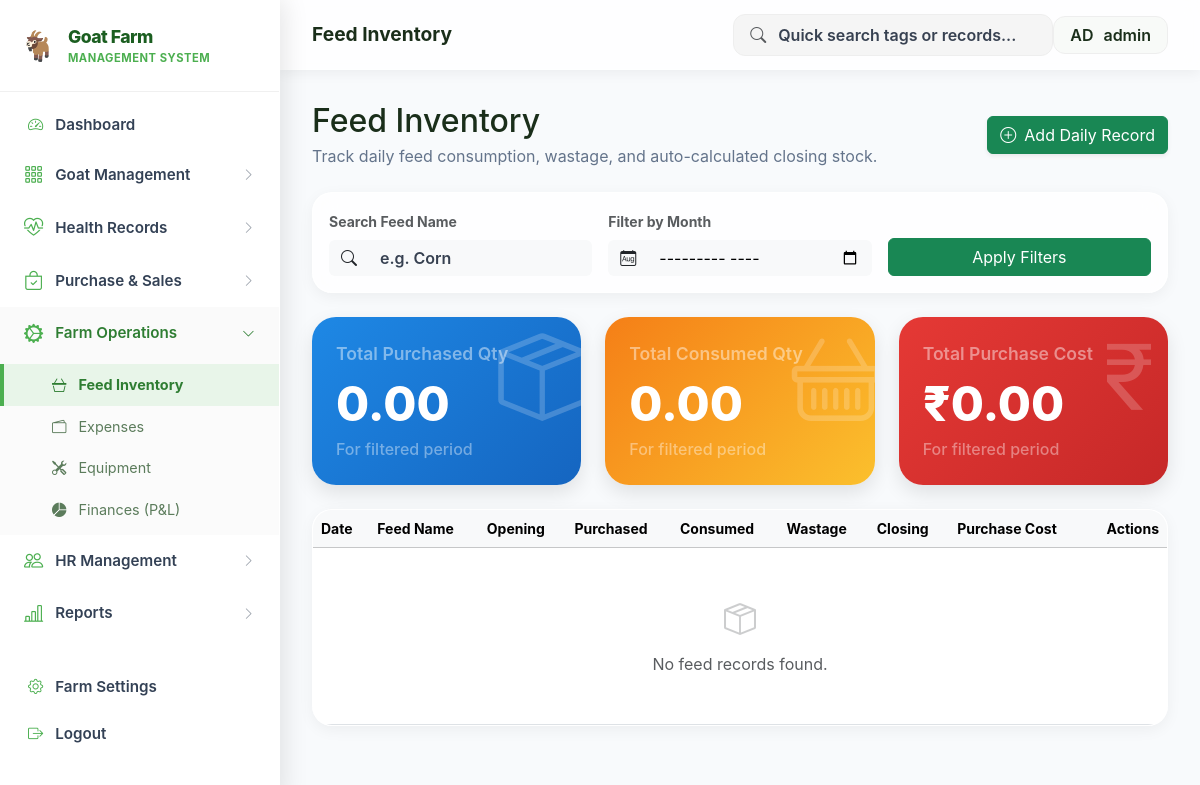
Page /feed (signed in) on the earlier database version.
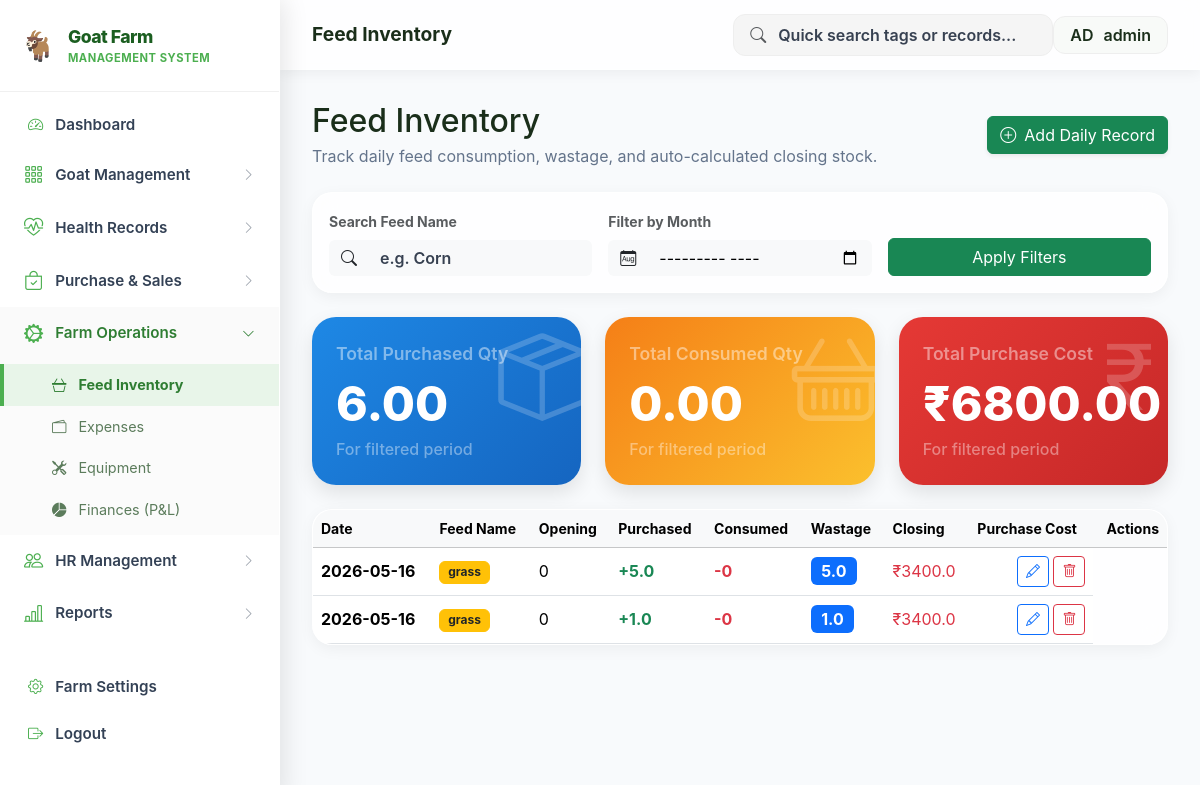
Same page on the later database version.
### tables this page shows
CREATE TABLE feed_inventory (
        id INTEGER PRIMARY KEY AUTOINCREMENT,
        feed_name TEXT,
        opening_stock REAL,
        purchased_qty REAL,
        used_qty REAL,
        closing_stock REAL,
        unit TEXT,
        cost_per_unit REAL,
        total_cost REAL,
        purchase_date DATE,
        supplier TEXT,
        alert_level REAL
    , purchase_id INTEGER);

### Project_goatfarm.py (the view)
@app.route('/feed')
def feed():
    db = get_db()
    records = db.execute('SELECT * FROM feed_inventory ORDER BY id DESC').fetchall()
    summary = db.execute('SELECT SUM(opening_stock) as opening, SUM(purchased_qty) as total_purchased, SUM(used_qty) as total_used, SUM(total_cost) as total_cost, SUM(closing_stock) as closing FROM feed_inventory').fetchone()
    return render_template('feed.html', records=records, summary=summary)

### Project_goatfarm.py (called while the page is built)
def get_db():
    conn = sqlite3.connect(DB_FILE)
    conn.row_factory = sqlite3.Row
    return conn

@app.before_request
def require_login():
    allowed_routes = ['login', 'static', 'register', 'verify_otp', 'goats', 'goat_detail']
    if request.endpoint not in allowed_routes and 'user_id' not in session:
        return redirect(url_for('login'))

### templates/feed.html
{% extends 'layout.html' %}
{% block page_title %}Feed Inventory{% endblock %}
{% block content %}
<div class="page-header mb-4 d-flex justify-content-between align-items-center">
    <div>
        <h2 class="fw-800 text-dark mb-1">Feed Inventory</h2>
        <p class="text-muted mb-0">Track daily feed consumption, wastage, and auto-calculated closing stock.</p>
    </div>
    <a href="{{ url_for('feed_add') }}" class="btn btn-success shadow-sm"><i class="bi bi-plus-circle me-2"></i>Add Daily Record</a>
</div>
<div class="card border-0 mb-4">
    <div class="card-body">
        <form method="GET" action="{{ url_for('feed') }}" class="row g-3">
            <div class="col-md-4">
                <label class="form-label small fw-bold text-muted">Search Feed Name</label>
                <div class="input-group">
                    <span class="input-group-text bg-light border-0"><i class="bi bi-search"></i></span>
                    <input type="text" name="feed_name" class="form-control border-0 bg-light" placeholder="e.g. Corn" value="{{ feed_search }}">
                </div>
            </div>
            <div class="col-md-4">
                <label class="form-label small fw-bold text-muted">Filter by Month</label>
                <div class="input-group">
                    <span class="input-group-text bg-light border-0"><i class="bi bi-calendar-month"></i></span>
                    <input type="month" name="month" class="form-control border-0 bg-light" value="{{ month_filter }}">
                </div>
            </div>
            <div class="col-md-4 d-flex align-items-end">
                <button type="submit" class="btn btn-success w-100">Apply Filters</button>
            </div>
        </form>
    </div>
</div>
<div class="row mb-4">
    <div class="col-md-4">
        <div class="stat-card" style="background: linear-gradient(135deg, #1e88e5, #1565c0);">
            <i class="bi bi-box-seam stat-icon"></i>
            <div class="stat-label text-white-50">Total Purchased Qty</div>
            <div class="stat-value text-white">{{ "%.2f"|format(summary.total_purchased or 0) }}</div>
            <div class="stat-sub text-white-50">For filtered period</div>
        </div>
    </div>
    <div class="col-md-4">
        <div class="stat-card" style="background: linear-gradient(135deg, #f57f17, #fbc02d);">
            <i class="bi bi-basket stat-icon"></i>
            <div class="stat-label text-white-50">Total Consumed Qty</div>
            <div class="stat-value text-white">{{ "%.2f"|format(summary.total_used or 0) }}</div>
            <div class="stat-sub text-white-50">For filtered period</div>
        </div>
    </div>
    <div class="col-md-4">
        <div class="stat-card expense" style="background: linear-gradient(135deg, #e53935, #c62828);">
            <i class="bi bi-currency-rupee stat-icon"></i>
            <div class="stat-label text-white-50">Total Purchase Cost</div>
            <div class="stat-value text-white">₹{{ "%.2f"|format(summary.total_cost or 0) }}</div>
            <div class="stat-sub text-white-50">For filtered period</div>
        </div>
    </div>
</div>
<div class="card border-0 overflow-hidden">
    <div class="table-responsive">
        <table class="table mb-0 align-middle">
            <thead class="table-light text-muted small fw-bold">
                <tr>
                    <th>Date</th>
                    <th>Feed Name</th>
                    <th>Opening</th>
                    <th>Purchased</th>
                    <th>Consumed</th>
                    <th>Wastage</th>
                    <th>Closing</th>
                    <th>Purchase Cost</th>
                    <th class="text-end">Actions</th>
                </tr>
            </thead>
            <tbody>
                {% for record in records %}
                <tr>
                    <td class="fw-bold">{{ record.purchase_date }}</td>
                    <td><span class="badge bg-warning text-dark border border-warning">{{ record.feed_name }}</span></td>
                    <td>{{ record.opening_stock or 0 }}</td>
                    <td class="text-success fw-bold">+{{ record.purchased_qty or 0 }}</td>
                    <td class="text-danger fw-bold">-{{ record.used_qty or 0 }}</td>
                    <td><span class="badge bg-primary fs-6">{{ record.closing_stock or 0 }}</span></td>
                    <td class="text-danger">₹{{ record.total_cost or 0 }}</td>
                    <td class="text-end">
                        <a href="{{ url_for('feed_edit', id=record.id) }}" class="btn btn-sm btn-outline-primary"><i class="bi bi-pencil"></i></a>
                        <form action="{{ url_for('feed_delete', id=record.id) }}" method="POST" class="d-inline" onsubmit="return confirm('Delete this record?');">
                            <button type="submit" class="btn btn-sm btn-outline-danger"><i class="bi bi-trash"></i></button>
                        </form>
                    </td>
                </tr>
                {% else %}
                <tr>
                    <td colspan="9" class="text-center py-5 text-muted">
                        <i class="bi bi-box-seam d-block mb-2" style="font-size: 2rem; opacity: 0.3;"></i>
                        No feed records found.
                    </td>
                </tr>
                {% endfor %}
            </tbody>
        </table>
    </div>
</div>
{% endblock %}

### templates/layout.html (shortened to what this page needs)
<!DOCTYPE html>
<html lang="en">
<head>
  <link rel="stylesheet" href="https://cdnjs.cloudflare.com/ajax/libs/font-awesome/6.4.2/css/all.min.css">
  <link rel="stylesheet" href="https://cdn.jsdelivr.net/npm/bootstrap-icons@1.11.1/font/bootstrap-icons.css">
  <link href="https://cdn.jsdelivr.net/npm/bootstrap@5.3.2/dist/css/bootstrap.min.css" rel="stylesheet">
  <link rel="stylesheet" href="{{ url_for('static', filename='css/style.css') }}">
</head>
<body>
<nav id="sidebar">
  <a href="{{ url_for('dashboard') }}" class="sidebar-brand">
    <span class="brand-icon">🐐</span>
    <div>
      <div class="brand-text">Goat Farm</div>
      <div class="brand-sub">Management System</div>
    </div>
  </a>
  <div class="sidebar-scrollable" style="height: calc(100vh - 100px); overflow-y: auto; padding-bottom: 40px;">
    <div style="padding-top:10px;">
      <a href="{{ url_for('dashboard') }}" class="sidebar-direct {% if request.endpoint == 'dashboard' %}active{% endif %}">
        <span class="link-icon"><i class="bi bi-speedometer2"></i></span> Dashboard
      </a>
    </div>
    {% set goat_ep = ['goats','goat_detail','master','master_add','master_edit','kid','kid_add','kid_edit','kit','records','add_record','edit_record'] %}
    <button class="nav-group-header {% if request.endpoint in goat_ep %}open{% endif %}" onclick="toggleGroup(this)">
      <span class="group-icon"><i class="bi bi-grid-3x3-gap"></i></span> Goat Management
      <span class="chevron"><i class="bi bi-chevron-right"></i></span>
    </button>
    {% set health_ep = ['medicine','medicine_add','medicine_edit','vaccine','vaccine_add','vaccine_edit','mortality','mortality_add','mortality_edit','doctor','doctor_add','doctor_edit'] %}
    <button class="nav-group-header {% if request.endpoint in health_ep %}open{% endif %}" onclick="toggleGroup(this)">
      <span class="group-icon"><i class="bi bi-heart-pulse"></i></span> Health Records
      <span class="chevron"><i class="bi bi-chevron-right"></i></span>
    </button>
    {% set sales_ep = ['sales','sales_add','sales_edit','purchases','purchase_add','purchase_edit','invoice','equipment_purchases'] %}
    <button class="nav-group-header {% if request.endpoint in sales_ep %}open{% endif %}" onclick="toggleGroup(this)">
      <span class="group-icon"><i class="bi bi-bag-check"></i></span> Purchase & Sales
      <span class="chevron"><i class="bi bi-chevron-right"></i></span>
    </button>
    {% set farm_ep = ['feed','feed_add','feed_edit','expenses','expense_add','equipment','equipment_add','equipment_edit','equipment_detail','pnl'] %}
    <button class="nav-group-header {% if request.endpoint in farm_ep %}open{% endif %}" onclick="toggleGroup(this)">
      <span class="group-icon"><i class="bi bi-gear-wide-connected"></i></span> Farm Operations
      <span class="chevron"><i class="bi bi-chevron-right"></i></span>
    </button>
    <div class="nav-group-items {% if request.endpoint in farm_ep %}show{% endif %}">
      <a href="{{ url_for('feed') }}" class="sidebar-link {% if request.endpoint in ['feed','feed_add','feed_edit'] %}active{% endif %}"><span class="link-icon"><i class="bi bi-basket3"></i></span> Feed Inventory</a>
      <a href="{{ url_for('expenses') }}" class="sidebar-link {% if request.endpoint in ['expenses','expense_add'] %}active{% endif %}"><span class="link-icon"><i class="bi bi-wallet2"></i></span> Expenses</a>
      <a href="{{ url_for('equipment') }}" class="sidebar-link "><span class="link-icon"><i class="bi bi-tools"></i></span> Equipment</a>
      <a href="{{ url_for('pnl') }}" class="sidebar-link {% if request.endpoint == 'pnl' %}active{% endif %}"><span class="link-icon"><i class="bi bi-pie-chart-fill"></i></span> Finances (P&L)</a>
    </div>
    {% set hr_ep = ['employees','employee_add','employee_edit','employee_detail','attendance_view','attendance_summary','wages_list','wages_edit','salary_calculate'] %}
    <button class="nav-group-header {% if request.endpoint in hr_ep %}open{% endif %}" onclick="toggleGroup(this)">
      <span class="group-icon"><i class="bi bi-people"></i></span> HR Management
      <span class="chevron"><i class="bi bi-chevron-right"></i></span>
    </button>
    {% set rep_ep = ['salary_report','attendance_summary','pnl_report'] %}
    <button class="nav-group-header {% if request.endpoint in rep_ep %}open{% endif %}" onclick="toggleGroup(this)">
      <span class="group-icon"><i class="bi bi-bar-chart-line"></i></span> Reports
      <span class="chevron"><i class="bi bi-chevron-right"></i></span>
    </button>
    <div class="mt-4">
      <a href="{{ url_for('farm_settings') }}" class="sidebar-direct {% if request.endpoint == 'farm_settings' %}active{% endif %}">
        <span class="link-icon"><i class="bi bi-gear"></i></span> Farm Settings
      </a>
      <a href="{{ url_for('logout') }}" class="sidebar-direct">
        <span class="link-icon"><i class="bi bi-box-arrow-right"></i></span> Logout
      </a>
    </div>
  </div>
</nav>
<div id="topbar">
  <div class="topbar-title">{% block page_title %}{% endblock %}</div>
  <form action="{{ url_for('dashboard') }}" method="GET" class="topbar-search d-none d-md-flex">
    <i class="bi bi-search text-muted"></i>
    <input type="text" name="search" class="border-0 bg-transparent w-100" style="outline:none;" placeholder="Quick search tags or records..." value="{{ request.args.get('search', '') }}">
  </form>
  <div class="ms-auto d-flex align-items-center gap-3">
    <a href="{{ url_for('farm_settings') }}" class="topbar-user">
      <div class="user-avatar">AD</div>
      <span class="d-none d-sm-inline">{{ session.username or 'Admin' }}</span>
    </a>
  </div>
</div>
<main id="main-content">
  <div class="page-body">
    {% block content %}{% endblock %}
  </div>
</main>
</body>
</html>

### templates/layout.html (style rules this page uses)
:root { --sidebar-width: 280px; --topbar-height: 70px; --accent: #4caf50; --accent-dark: #2e7d32; --bg-light: #f8fafc; --sidebar-bg: #ffffff; --sidebar-text: #334155; --sidebar-hover: #f1f5f9; --transition: all 0.3s cubic-bezier(0.4, 0, 0.2, 1); }

Differences in the rows shown:
added feed_inventory: purchase_date "2026-05-16", feed_name "grass", opening_stock "0", purchased_qty "5.0", used_qty "0", closing_stock "5.0", total_cost "3400.0"
added feed_inventory: purchase_date "2026-05-16", feed_name "grass", opening_stock "0", purchased_qty "1.0", used_qty "0", closing_stock "1.0", total_cost "3400.0"
Other differences:
{{ "%.2f"|format(summary.total_purchased or 0) }}: "0.00" → "6.00"
{{ "%.2f"|format(summary.total_cost or 0) }}: "0.00" → "6800.00"
text no longer shown: "No feed records found."
